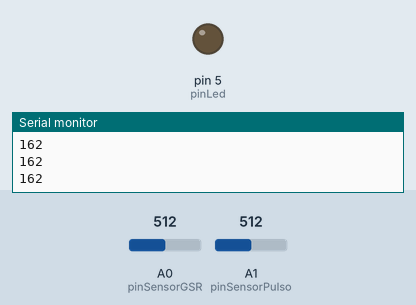
A sketch run on a simulated Arduino Uno, built with avr-gcc and run on an emulated ATmega328P. Parts: output pins drawn as LEDs (lit = HIGH), the last lines printed to the serial monitor. Inputs (shaded band) come from the test bench; at power-on: A1 (pinSensorPulso) = 512, A0 (pinSensorGSR) = 512.

Above: at 1.2 s.
1.3 s: A1 (pinSensorPulso) set to 632
2.8 s: A1 (pinSensorPulso) set to 660
At 3.5 s:
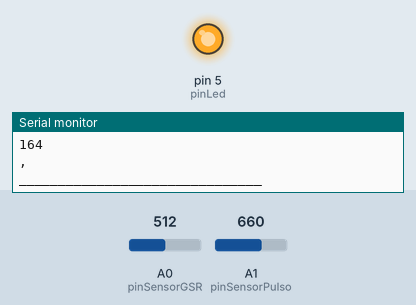
4.3 s: A1 (pinSensorPulso) set to 640
At 4.8 s:
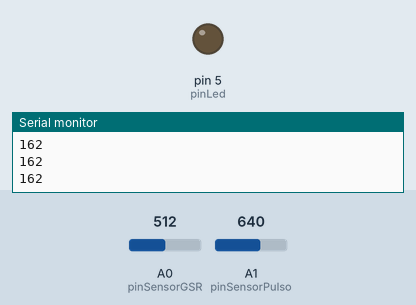
5.8 s: A1 (pinSensorPulso) set to 716
At 6.2 s:
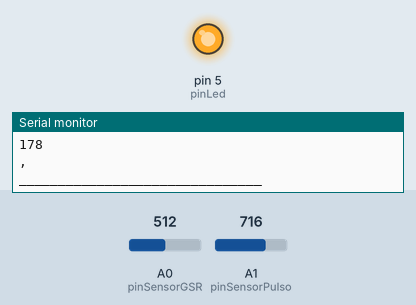
Timing chart, 0 to 8.3 s (numbered marks = the images above; inputs shaded):
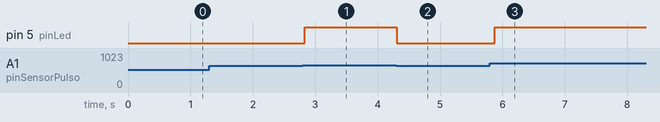

The sketch:

pulseYgsr_BT.ino
```cpp
/*
  Pulse Sensor and GSR Sensor to bluetooth
  Eduardo H Obieta
  www.laad.com.mx
  www.abismo.cc
  abismo // proximo
*/

#include <SoftwareSerial.h>
SoftwareSerial BTserial(10, 11); // RX, TX
// arduino>>bluetooth
// D11   >>>  Rx
// D10   >>>  Tx

//PSW 1234

//////////////////////////// GSR
#define smooth 5
int oldReading = 0;    // variable to hold the old analog value
int analogValueSmooth = 0;
int thresh = 10;
int smoothArray[smooth];

int valMin = 5, valMax = 800;

int pinSensorGSR = A0;
int pinSensorPulso = A1;

int pinLed = 5;

int Signal;
int Threshold = 650;

int pulso = 0;
boolean escribe = true;
boolean debug = true;
int cuenta = 0;

void setup() {
  pinMode(pinLed, OUTPUT);
  Serial.begin(19200); // Imprime en el puerto serial
  BTserial.begin(9600); // Imprime en el puerto BT Serial
}

void loop() {
  ///////// Pulse Sensor ///////// 15
  Signal = analogRead(pinSensorPulso);
  if (Signal > Threshold) {
    digitalWrite(pinLed, HIGH);
    if (debug) {
      if (escribe) {
        if (pinSensorPulso > 0) {
          Serial.println('A'); // imprime val = 65
          Serial.println('H'); // imprime 49
          Serial.println(int(map(analogRead(pinSensorPulso), 0, 1023, 0, 255)));
          Serial.println(',');
        }
      }
      Serial.println("_______________________________");
    }

    if (escribe) {
      BTserial.write('A'); // imprime val = 65
      BTserial.write('H'); // imprime 49
      BTserial.write(int(map(analogRead(pinSensorPulso), 0, 1023, 0, 255)));
      BTserial.write(',');
    }
  } else {
    digitalWrite(pinLed, LOW);
    ///////// GSR ///////// 20

    addToArray();
    int smoothReading = findAverage();
    if (smoothReading > -1) {
      int diff = smoothReading - oldReading;
      int mapSmoothReading = int(map(smoothReading, valMin, valMax, 0, 255));
      //the op amp inverts, so we're flipping the numbers
      if (mapSmoothReading >= 0) {
        BTserial.write('B'); // imprime val = 65
        BTserial.write('I'); // imprime 50
        BTserial.write(mapSmoothReading); // Se mapea a 255 (byte)
        BTserial.write(','); // imprime 44
      }
      if (debug) {
        Serial.println(mapSmoothReading);
        if (mapSmoothReading > 1)
          Serial.println(mapSmoothReading);
      }
    }
    oldReading = smoothReading;
  }

  delay(100);
  cuenta++;
  if (cuenta > 150) {
    BTserial.overflow();
    Serial.println("//////////////////// overflow");
    cuenta = 0;
  }
}
void addToArray() {
  for (int i = smooth - 1; i >= 1; i--) {
    smoothArray[i] = smoothArray[i - 1]; //shift every num up one slot
  }
  smoothArray[0] = analogRead(pinSensorGSR);  //add latest reading into slot 5
}

//finds the average of all the values in the array
int findAverage() {
  int average = 0;
  for (int i = 0; i < smooth; i++) {
    average += smoothArray[i];
  }
  average = average / smooth;
  return average;
}

/*
  Galvanic Skin Response meter code from
  Chris Kairalla
*/
```

Measured:
- the behaviour switches between 650 and 651 on A1 (pinSensorPulso) (found by bisection; images 0 and 1)
- after the input at 2.8 s, pin 5 (pinLed): LOW → HIGH at once
- after the input at 4.3 s, pin 5 (pinLed): HIGH → LOW at once
- after the input at 5.8 s, pin 5 (pinLed): LOW → HIGH after 0.08 s
